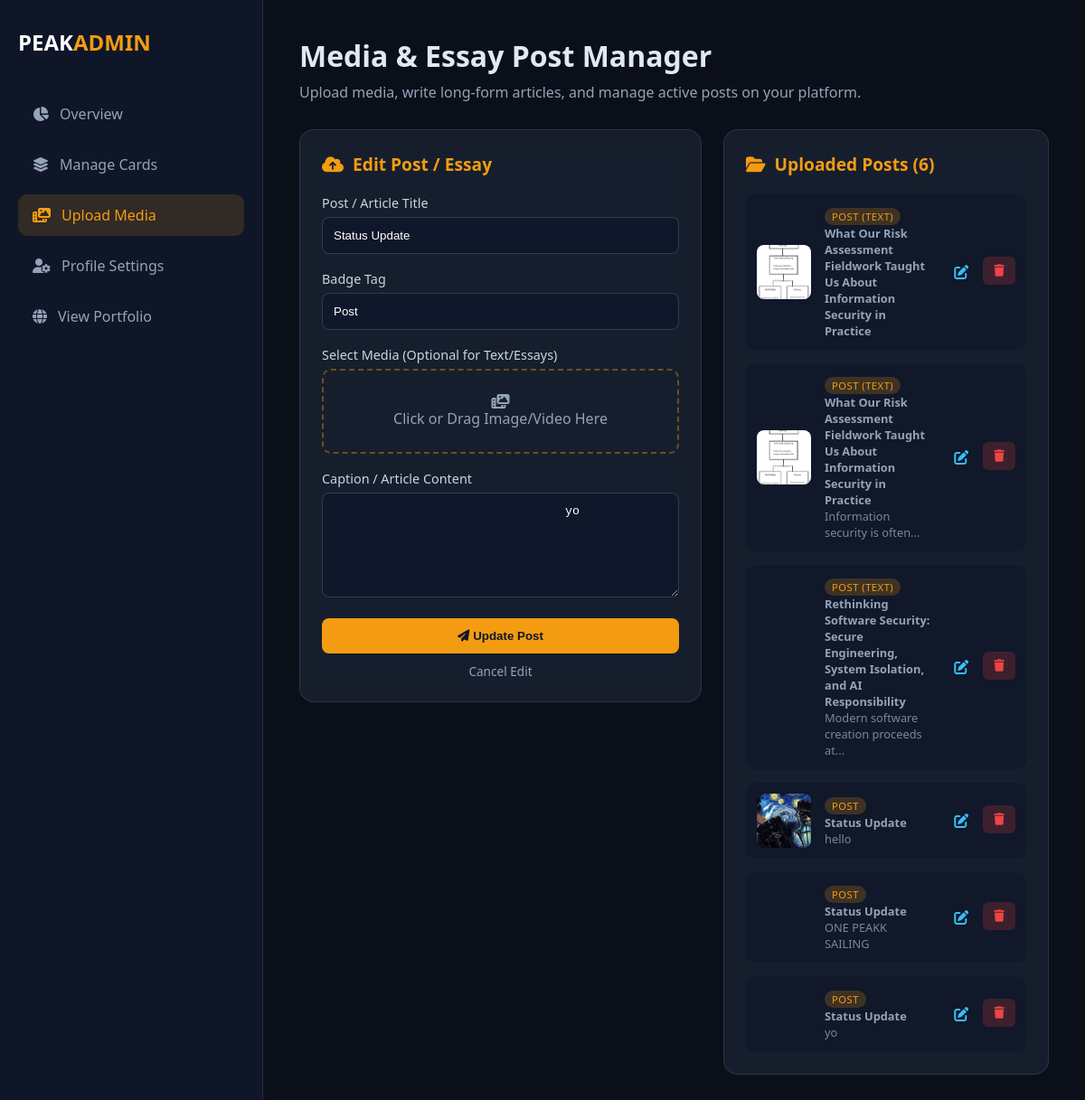
The app's page /dashboard/post?edit_id=1 (signed in) with its own data.
### app.py (models this page shows)
class MediaUpload(db.Model):
    id = db.Column(db.Integer, primary_key=True)
    title = db.Column(db.String(100), nullable=True)
    caption = db.Column(db.Text, nullable=True)
    badge = db.Column(db.String(50), default="Featured")
    filename = db.Column(db.String(255), nullable=True)
    media_type = db.Column(db.String(10), nullable=True)
    created_at = db.Column(db.DateTime, default=datetime.utcnow)

### app.py (the view)
@app.route('/dashboard/post')
@login_required
def dashboard_post():
    edit_id = request.args.get('edit_id', type=int)
    edit_post = MediaUpload.query.get(edit_id) if edit_id else None
    uploads = MediaUpload.query.order_by(MediaUpload.id.desc()).all()
    return render_template('dashboard_post.html', uploads=uploads, edit_post=edit_post)

### app.py (called while the page is built)
@login_manager.user_loader
def load_user(user_id):
    return db.session.get(User, int(user_id))

### templates/dashboard_post.html (shortened to what this page needs)
<!DOCTYPE html>
<html lang="en">
<head>
    <link rel="stylesheet" href="https://cdnjs.cloudflare.com/ajax/libs/font-awesome/6.4.0/css/all.min.css">
    <link rel="stylesheet" href="{{ url_for('static', filename='css/dashboard.css') }}">
</head>
<body class="dashboard-body">
    <div class="dashboard-container">
        <aside class="dashboard-sidebar">
            <div class="brand">
                <h2>PEAK<span>ADMIN</span></h2>
            </div>
            <nav class="dash-nav">
                <a href="{{ url_for('dashboard') }}">
                    <i class="fa-solid fa-chart-pie"></i> Overview
                </a>
                <a href="{{ url_for('dashboard_cards') }}">
                    <i class="fa-solid fa-layer-group"></i> Manage Cards
                </a>
                <a href="{{ url_for('dashboard_post') }}" class="active">
                    <i class="fa-solid fa-photo-film"></i> Upload Media
                </a>
                <a href="{{ url_for('dashboard_profile_page') }}">
                    <i class="fa-solid fa-user-gear"></i> Profile Settings
                </a>
                <a href="{{ url_for('home') }}">
                    <i class="fa-solid fa-globe"></i> View Portfolio
                </a>
            </nav>
        </aside>
        <main class="dashboard-content">
            <header class="dash-header">
                <h1>Media & Essay Post Manager</h1>
                <p>Upload media, write long-form articles, and manage active posts on your platform.</p>
            </header>
            <div class="dash-grid">
                <div class="dash-card">
                    <h3>
                        <i class="fa-solid fa-cloud-arrow-up"></i>
                        {% if edit_post %}Edit Post / Essay{% else %}New Media or Essay Post{% endif %}
                    </h3>
                    <form action="{% if edit_post %}{{ url_for('update_media', upload_id=edit_post.id) }}{% else %}{{ url_for('upload_media') }}{% endif %}"
                          method="POST"
                          enctype="multipart/form-data"
                          class="dash-form">
                        <div class="form-group">
                            <label for="title">Post / Article Title</label>
                            <input type="text" id="title" name="title" class="form-control"
                                   placeholder="e.g. Rethinking Software Security..."
                                   value="{{ edit_post.title if edit_post else '' }}">
                        </div>
                        <div class="form-group">
                            <label for="badge">Badge Tag</label>
                            <input type="text" id="badge" name="badge" class="form-control"
                                   placeholder="e.g. POST (TEXT), Article, Essay"
                                   value="{{ edit_post.badge if edit_post else 'POST (TEXT)' }}">
                        </div>
                        <div class="form-group">
                            <label>Select Media (Optional for Text/Essays)</label>
                            <div class="file-upload-wrapper">
                                <div class="file-dummy">
                                    <i class="fa-solid fa-photo-film"></i>
                                    <span id="file-label">Click or Drag Image/Video Here</span>
                                </div>
                            </div>
                        </div>
                        <div class="form-group">
                            <label for="caption_editor">Caption / Article Content</label>
                            <textarea id="caption_editor" name="caption" rows="6">
                                {{ edit_post.caption if edit_post else '' }}
                            </textarea>
                        </div>
                        <div class="form-actions" style="margin-top: 15px;">
                            <button type="submit" class="btn-submit">
                                <i class="fa-solid fa-paper-plane"></i>
                                {% if edit_post %}Update Post{% else %}Post Media{% endif %}
                            </button>
                            {% if edit_post %}
                                <a href="{{ url_for('dashboard_post') }}"
                                   style="display: block; text-align: center; color: #94a3b8; margin-top: 10px; text-decoration: none; font-size: 0.85rem;">
                                    Cancel Edit
                                </a>
                            {% endif %}
                        </div>
                    </form>
                </div>
                <div class="dash-card">
                    <h3><i class="fa-solid fa-folder-open"></i> Uploaded Posts ({{ uploads|length if uploads else 0 }})</h3>
                    <div class="card-list">
                        {% if uploads %}
                            {% for item in uploads %}
                            <div class="card-item">
                                <div class="thumb-box">
                                    {% if item.filename %}
                                        {% if item.media_type == 'image' %}
                                            <img src="{{ url_for('static', filename='uploads/' + item.filename) }}" alt="Media">
                                        {% else %}
                                            <video src="{{ url_for('static', filename='uploads/' + item.filename) }}" muted></video>
                                        {% endif %}
                                    {% else %}
                                        <div style="display: flex; align-items: center; justify-content: center; height: 100%; background: #1e293b; color: #f59e0b;">
                                            <i class="fa-solid fa-file-lines" style="font-size: 1.5rem;"></i>
                                        </div>
                                    {% endif %}
                                </div>
                                <div class="card-info">
                                    <span class="badge">{{ item.badge or item.media_type|upper or 'POST' }}</span>
                                    <p><strong>{{ item.title or 'Untitled Post' }}</strong></p>
                                    <p style="font-size: 0.8rem; opacity: 0.8;">{{ item.caption|striptags|truncate(40) }}</p>
                                </div>
                                <div class="card-actions" style="display: flex; gap: 6px;">
                                    <a href="{{ url_for('dashboard_post', edit_id=item.id) }}" class="btn-edit" title="Edit Post" style="padding: 6px 10px; color: #38bdf8;">
                                        <i class="fa-solid fa-pen-to-square"></i>
                                    </a>
                                    <form action="{{ url_for('delete_media', upload_id=item.id) }}" method="POST" onsubmit="return confirm('Delete this media file?');" style="margin: 0;">
                                        <button type="submit" class="btn-delete" title="Delete Media">
                                            <i class="fa-solid fa-trash"></i>
                                        </button>
                                    </form>
                                </div>
                            </div>
                            {% endfor %}
                        {% else %}
                            <p class="empty-msg">No media uploads found. Use the form to post videos, images, or articles!</p>
                        {% endif %}
                    </div>
                </div>
            </div>
        </main>
    </div>
</body>
</html>

### static/css/dashboard.css (style rules this page uses)
body.dashboard-body { background-color: #0b0f19; color: #e2e8f0; font-family: 'Segoe UI', Tahoma, Geneva, Verdana, sans-serif; margin: 0; padding: 0; }
.dashboard-container { display: flex; min-height: 100vh; }
.dashboard-sidebar { width: 250px; background: rgba(15, 23, 42, 0.95); border-right: 1px solid rgba(255, 255, 255, 0.1); padding: 30px 20px; display: flex; flex-direction: column; }
.dashboard-sidebar .brand h2 { color: #ffffff; font-size: 1.5rem; margin: 0 0 40px 0; }
.dashboard-sidebar .brand span { color: #f39c12; }
.dash-nav a { display: flex; align-items: center; gap: 12px; color: #94a3b8; text-decoration: none; padding: 12px 16px; border-radius: 10px; margin-bottom: 10px; transition: all 0.2s ease; }
.dash-nav a:hover, .dash-nav a.active { background: rgba(243, 156, 18, 0.15); color: #f39c12; }
.dashboard-content { flex: 1; padding: 40px; overflow-y: auto; }
.dash-header { margin-bottom: 30px; }
.dash-header h1 { font-size: 2rem; margin: 0 0 8px 0; }
.dash-header p { color: #94a3b8; margin: 0; }
.dash-grid { display: grid; grid-template-columns: 1fr 1fr; gap: 30px; }
.dash-card { background: rgba(30, 41, 59, 0.6); backdrop-filter: blur(12px); border: 1px solid rgba(255, 255, 255, 0.1); border-radius: 16px; padding: 24px; }
.dash-card h3 { margin: 0 0 20px 0; font-size: 1.2rem; color: #f39c12; display: flex; align-items: center; gap: 10px; }
.dash-form .form-group { margin-bottom: 18px; }
.dash-form label { display: block; margin-bottom: 6px; font-size: 0.9rem; color: #cbd5e1; }
.dash-form input[type="text"], .dash-form textarea { width: 100%; padding: 12px; background: rgba(15, 23, 42, 0.8); border: 1px solid rgba(255, 255, 255, 0.15); border-radius: 8px; color: #ffffff; box-sizing: border-box; }
.file-upload-wrapper { position: relative; height: 90px; border: 2px dashed rgba(243, 156, 18, 0.4); border-radius: 10px; overflow: hidden; }
.file-dummy { display: flex; flex-direction: column; align-items: center; justify-content: center; height: 100%; color: #94a3b8; }
.btn-submit { width: 100%; padding: 12px; background: #f39c12; border: none; border-radius: 8px; color: #0f172a; font-weight: bold; cursor: pointer; transition: background 0.2s; }
.card-list { display: flex; flex-direction: column; gap: 15px; }
.card-item { display: flex; align-items: center; background: rgba(15, 23, 42, 0.7); padding: 12px; border-radius: 10px; gap: 15px; }
.thumb-box { width: 60px; height: 60px; border-radius: 8px; overflow: hidden; flex-shrink: 0; }
.thumb-box img { width: 100%; height: 100%; object-fit: cover; }
.card-info { flex: 1; }
.card-info .badge { font-size: 0.7rem; background: rgba(243, 156, 18, 0.2); color: #f39c12; padding: 2px 8px; border-radius: 12px; }
.card-info p { margin: 0; font-size: 0.8rem; color: #94a3b8; }
.btn-delete { background: rgba(239, 68, 68, 0.2); color: #ef4444; border: none; padding: 8px 12px; border-radius: 6px; cursor: pointer; transition: background 0.2s; }
.thumb-box video { width: 100%; height: 100%; object-fit: cover; border-radius: 8px; }
.card-info .badge { text-transform: uppercase; letter-spacing: 0.5px; }

### templates/dashboard_post.html (style rules this page uses)
.dashboard-content { overflow-x: hidden; width: 100%; box-sizing: border-box; }
.dash-grid { display: grid !important; grid-template-columns: minmax(0, 1fr) 360px !important; gap: 24px !important; align-items: start !important; width: 100% !important; }
.dash-card { min-width: 0 !important; position: relative !important; z-index: 1 !important; }

### records on screen
MediaUpload: title "Status Update", badge "Post", caption "yo", badge "POST"
MediaUpload: filename (picture), badge "POST (TEXT)", title "What Our Risk Assessment Fieldwork Taught Us About Information Security in Practice"
MediaUpload: filename (picture), badge "POST (TEXT)", title "What Our Risk Assessment Fieldwork Taught Us About Information Security in Practice", caption "Information security is often..."
MediaUpload: badge "POST (TEXT)", title "Rethinking Software Security: Secure Engineering, System Isolation, and AI Responsibility", caption "Modern software creation proceeds at..."
MediaUpload: filename (picture), badge "POST", title "Status Update", caption "hello"
MediaUpload: badge "POST", title "Status Update", caption "ONE PEAKK SAILING"

### other values on screen
{{ uploads|length if uploads else 0 }} "6"
